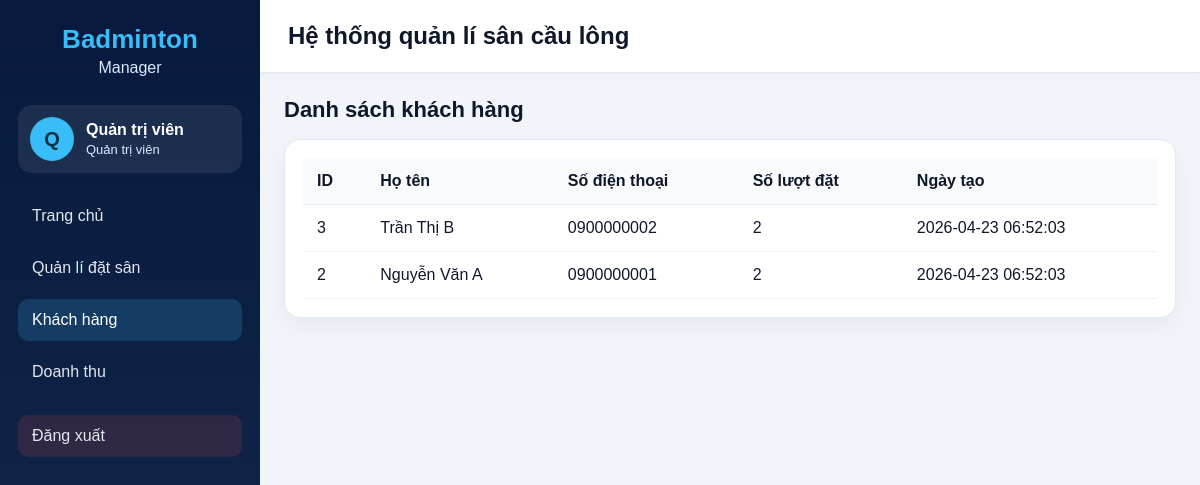
The page /admin/customers.php (signed in) on the database its author committed.
### tables this page shows
CREATE TABLE users (
    id INT AUTO_INCREMENT PRIMARY KEY,
    full_name VARCHAR(100) NOT NULL,
    phone VARCHAR(20) NOT NULL UNIQUE,
    password VARCHAR(255) NOT NULL,
    role ENUM('admin', 'customer') NOT NULL DEFAULT 'customer',
    created_at TIMESTAMP DEFAULT CURRENT_TIMESTAMP
);

### includes/functions.php (called while the page is built, shortened)
<?php
function e($value)
{
    return htmlspecialchars((string)$value, ENT_QUOTES, 'UTF-8');
}
?>

### admin/customers.php (the view, shortened to what this page needs)
<?php
require_once '../config/database.php';
require_once '../includes/functions.php';
require_once '../includes/header.php';
$result = mysqli_query($conn, "
    SELECT u.*,
           (SELECT COUNT(*) FROM bookings b WHERE b.user_id = u.id AND b.status = 'confirmed') AS total_bookings
    FROM users u
    WHERE u.role = 'customer'
    ORDER BY u.id DESC
");
?>
<div class="page-title">
    <h2>Danh sách khách hàng</h2>
</div>
<div class="table-wrapper">
    <table>
        <tr>
            <th>ID</th>
            <th>Họ tên</th>
            <th>Số điện thoại</th>
            <th>Số lượt đặt</th>
            <th>Ngày tạo</th>
        </tr>
        <?php while ($row = mysqli_fetch_assoc($result)): ?>
            <tr>
                <td><?= $row['id'] ?></td>
                <td><?= e($row['full_name']) ?></td>
                <td><?= e($row['phone']) ?></td>
                <td><?= $row['total_bookings'] ?></td>
                <td><?= $row['created_at'] ?></td>
            </tr>
        <?php endwhile; ?>
    </table>
</div>
<?php require_once '../includes/footer.php'; ?>

### assets/style.css (style rules this page uses)
* { margin: 0; padding: 0; box-sizing: border-box; }
body { font-family: Arial, sans-serif; background: #f1f5f9; color: #0f172a; }
.page-title { display: flex; justify-content: space-between; align-items: center; gap: 14px; margin-bottom: 16px; }
.page-title h2 { font-size: 22px; }
.table-wrapper { background: #fff; border-radius: 16px; padding: 18px; border: 1px solid #e2e8f0; box-shadow: 0 8px 24px rgba(15, 23, 42, 0.05); overflow-x: auto; margin-bottom: 24px; }
table { width: 100%; border-collapse: collapse; }
table th { background: #f8fafc; padding: 14px; text-align: left; border-bottom: 1px solid #e2e8f0; }
table td { padding: 14px; border-bottom: 1px solid #edf2f7; }

### rows shown on the page
users: id "3", full_name "Trần Thị B", phone "0900000002", total_bookings "2", created_at "2026-04-23 06:52:03"
users: id "2", full_name "Nguyễn Văn A", phone "0900000001", total_bookings "2", created_at "2026-04-23 06:52:03"

### other values the page prints
substr($_SESSION['user']['full_name'], 0, 1) "Q"
$_SESSION['user']['full_name'] "Quản trị viên"
